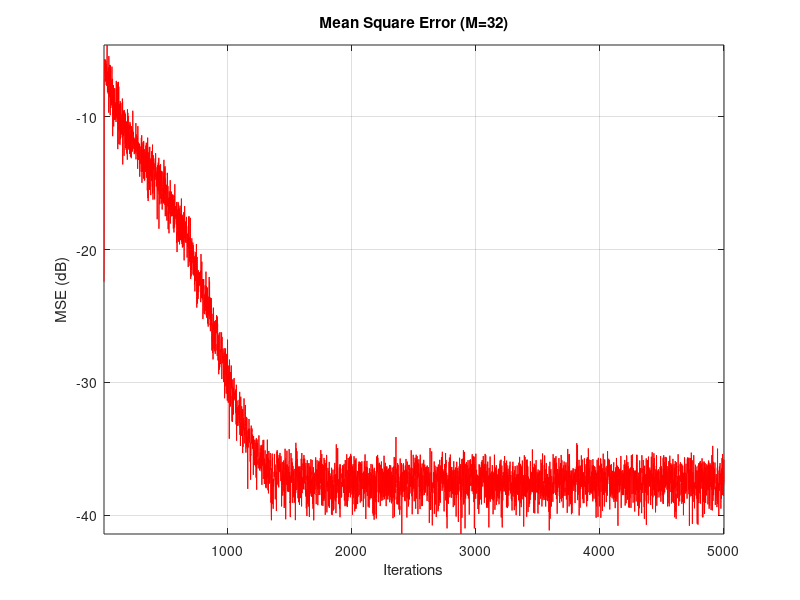

The MATLAB source for this figure:
close all
clear all
load('channel_4.mat');
Mp=4;
Ms=4;
I = 25;
N=5000;

SNR = 30;
var_v = 10^(-SNR/10);
mu=0.01;
lambda = 0.995;
epsilon = 10;
learn_rls = zeros(1,N);

for l=1:I
    l
    input = rand(1,N);
    mod_input = wgn(1,N,0);
    
    w_lms = zeros(Mp,1);
    s_rls = zeros(Ms,1);
    
    g = zeros(1,N);
    f = zeros(1,N);
    u  = zeros(1,Mp);
    v  = zeros(1,Ms);
    yw = zeros(1,Ms);
    f_u = zeros(1,Mp);
    
   %for rls
   P = (1/epsilon)*eye(Ms,Ms); 
    P1 = (1/epsilon)*eye(Mp,Mp); 
    for i=1:N
        u = [input(i) u(1:Mp-1)];
        v = [mod_input(i) v(1:Ms-1)];
        y = u*w_lms;
        yw = [y yw(1:Ms-1)];
        
        filt_u = u*channels;
        f_u = [filt_u f_u(1:Mp-1)];
        g(i)= u*channelp - yw*channels;

        gamma1 = 1/(1 +(1/lambda)*f_u*P1*f_u'); 
        gg1 = (1/lambda)*P1*f_u'*gamma1;
        w_lms = w_lms + gg1*g(i);
         P1 = (1/lambda)*P1 - (gg1*gg1'/gamma1);
    end
      learn_rls = learn_rls + abs(g).^2;
end

learn_rls = 10*log10(learn_rls/I);
plot(1:N,learn_rls,'r');
title('Mean Square Error (M=32)')
xlabel('Iterations')
ylabel('MSE (dB)')
grid
axis tight